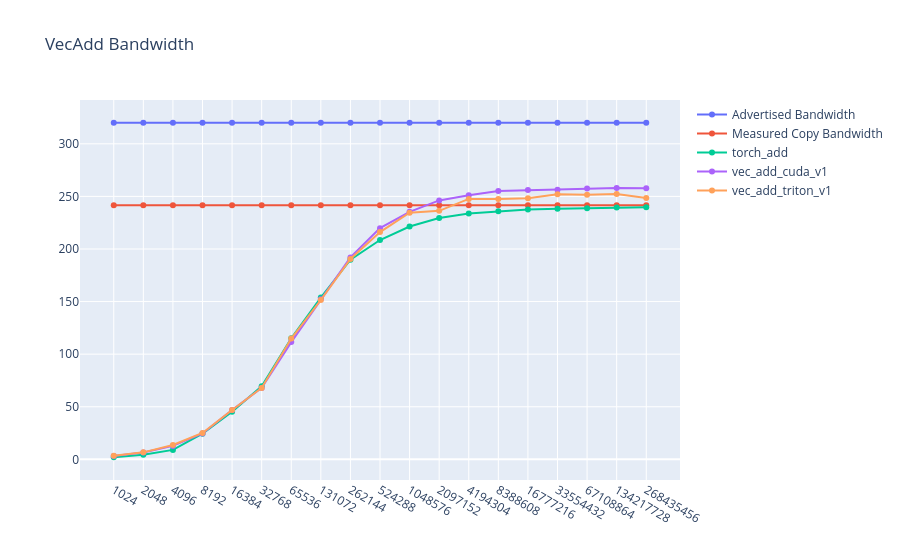

The cell this chart's notebook holds for it:
### Code cell
ADVERTISED_BW = 320

fig = go.Figure()


shapes = df["shape"].unique()

fig.add_traces(
    [
        go.Line(
            x=shapes, y=np.full_like(shapes, ADVERTISED_BW), name="Advertised Bandwidth"
        ),
        go.Line(
            x=shapes,
            y=np.full_like(shapes, mem_bandwidth),
            name="Measured Copy Bandwidth",
        ),
    ]
)
for kernel in df.kernel_name.unique():
    bw = df[df["kernel_name"] == kernel]["bandwidth_gbps"].values
    fig.add_trace(go.Line(x=shapes, y=bw, name=kernel))
fig.update_layout({"title":"VecAdd Bandwidth"})
fig.show()

### Figure 1 — Plotly figure (JSON) as saved in the notebook; plotly's stock layout.template omitted (floating-point values rounded to 4 significant figures)
{"data": [{"name": "Advertised Bandwidth", "type": "scatter", "x": ["1024", "2048", "4096", "8192", "16384", "32768", "65536", "131072", "262144", "524288", "1048576", "2097152", "4194304", "8388608", "16777216", "33554432", "67108864", "134217728", "268435456"], "y": [320, 320, 320, 320, 320, 320, 320, 320, 320, 320, 320, 320, 320, 320, 320, 320, 320, 320, 320]}, {"name": "Measured Copy Bandwidth", "type": "scatter", "x": ["1024", "2048", "4096", "8192", "16384", "32768", "65536", "131072", "262144", "524288", "1048576", "2097152", "4194304", "8388608", "16777216", "33554432", "67108864", "134217728", "268435456"], "y": [241.6, 241.6, 241.6, 241.6, 241.6, 241.6, 241.6, 241.6, 241.6, 241.6, 241.6, 241.6, 241.6, 241.6, 241.6, 241.6, 241.6, 241.6, 241.6]}, {"name": "torch_add", "type": "scatter", "x": ["1024", "2048", "4096", "8192", "16384", "32768", "65536", "131072", "262144", "524288", "1048576", "2097152", "4194304", "8388608", "16777216", "33554432", "67108864", "134217728", "268435456"], "y": [1.99, 4.389, 8.982, 24.38, 45.18, 69.42, 115.1, 153.8, 189.8, 208.5, 221.3, 229.5, 233.7, 235.8, 237.5, 238.3, 238.8, 239.5, 239.6]}, {"name": "vec_add_cuda_v1", "type": "scatter", "x": ["1024", "2048", "4096", "8192", "16384", "32768", "65536", "131072", "262144", "524288", "1048576", "2097152", "4194304", "8388608", "16777216", "33554432", "67108864", "134217728", "268435456"], "y": [3.16, 6.508, 12.8, 24.58, 46.9, 67.89, 111.5, 152.2, 192.0, 219.8, 235.3, 246.1, 251.1, 255.1, 256.0, 256.4, 257.6, 257.9, 257.8]}, {"name": "vec_add_triton_v1", "type": "scatter", "x": ["1024", "2048", "4096", "8192", "16384", "32768", "65536", "131072", "262144", "524288", "1048576", "2097152", "4194304", "8388608", "16777216", "33554432", "67108864", "134217728", "268435456"], "y": [3.368, 6.649, 13.59, 25.08, 46.9, 67.89, 114.8, 151.5, 190.5, 216.1, 234.5, 236.2, 247.6, 247.5, 248.2, 252.1, 251.6, 252.2, 248.4]}], "layout": {"title": {"text": "VecAdd Bandwidth"}}}
